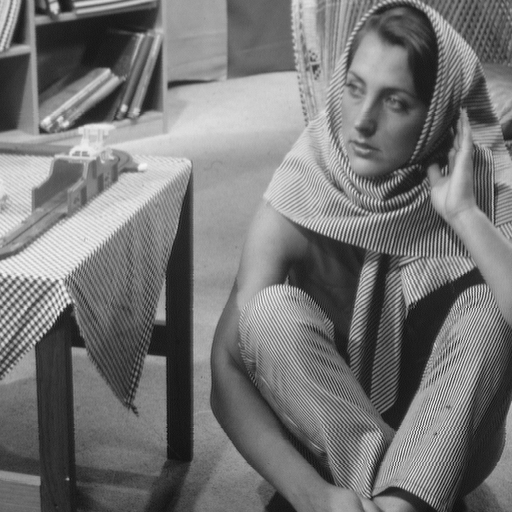
#> input picture data/barbara.png, 512 x 512 px
$ jupyter execute lez_12_KSVD.ipynb   (shell and % lines are left out)
#> lines starting #> are read from the running program, lines starting #| are printed output that depends on the picture
[cell 1]
import time

import numpy as np
from matplotlib import pyplot as plt
from scipy.io import loadmat
from skimage.io import imread

[cell 2]
rootfolder = ".."

Useful function for plot a 2D dictionary

[cell 3]
def get_dictionary_img(D):
    M, N = D.shape
    p = int(round(np.sqrt(M)))
    nnn = int(np.ceil(np.sqrt(N)))
    bound = 2
    img = np.ones((nnn * p + bound * (nnn - 1), nnn * p + bound * (nnn - 1)))
    for i in range(N):
        m = np.mod(i, nnn)
        n = int((i - m) / nnn)
        m = m * p + bound * m
        n = n * p + bound * n
        atom = D[:, i].reshape((p, p))
        if atom.min() < atom.max():
            atom = (atom - atom.min()) / (atom.max() - atom.min())
        img[m : m + p, n : n + p] = atom

    return img

Define a function that implements the OMP

[cell 4]
def OMP(s, D, L, tau):
    _, N = D.shape
    r = s.copy()  # initial residual
    omega = []  # support set
    x_OMP = np.zeros(N)  # final sparse code

    while len(omega) < L and np.linalg.norm(r) > tau:
        # SWEEP STEP: compute correlations between residual and dictionary atoms
        e = np.zeros(N)
        for j in range(N):
            e[j] = D[:, j].T @ r

        # find the column index with maximum correlation
        jStar = np.argmax(np.abs(e))

        # UPDATE support set
        if jStar not in omega:
            omega.append(jStar)

        # update coefficients using least squares
        D_omega = D[:, omega]
        x_omega, _, _, _ = np.linalg.lstsq(D_omega, s, rcond=None)

        # update residual
        r = s - D_omega @ x_omega

    # construct full sparse vector
    for i, idx in enumerate(omega):
        x_OMP[idx] = x_omega[i]

    return x_OMP

## Dictionary Learning

Load the image and rescale it in $[0,1]$

[cell 5]
path_image = (
    f"{rootfolder}/data/barbara.png"  #  barbara.png, cameraman.png, Lena512.png
)

img = imread(path_image) / 255
#> img: shape (512, 512) float64; min 0.0471, max 0.965, mean 0.46

imsz = img.shape
#> imsz = (512, 512)

# patch size
p = 8

# number of elements in the patch
M = p**2

Extract a bunch of random patches from the image and build the training set $S$

[cell 6]
npatch = 10000

S = np.zeros((M, npatch))
for i in range(npatch):
    # Random top-left corner for patch
    row = np.random.randint(0, imsz[0] - p + 1)
    col = np.random.randint(0, imsz[1] - p + 1)
    patch = img[row : row + p, col : col + p]
    S[:, i] = patch.flatten()

Remove the mean from the patches (each column of $S$ must have zero-mean)

[cell 7]
S = S - np.mean(S, axis=0, keepdims=True)

Define a function that implements the KSVD

[cell 8]
def ksvd(S, M, N, max_iter, npatch, L, print_time=False):
    # initialize the dictionary
#> called with S = array of shape (64, 10000), M = 64, N = 256, max_iter = 10, npatch = 10000, L = 4, print_time = True
    D = np.random.randn(M, N)

    # normalize each column of D (zero mean and unit norm)
    # UPDATE D
    D = D - np.mean(D, axis=0, keepdims=True)
    D = D / np.linalg.norm(D, axis=0, keepdims=True)

    # initialize the coefficient matrix
    X = np.zeros((N, npatch))

    # Main KSVD loop
    for iter in range(max_iter):
        time_start = time.time()

        # Sparse coding step
        # perform the sparse coding via OMP of all the columns of S
        for n in range(npatch):
            X[:, n] = OMP(S[:, n], D, L, 1e-6)

        # Dictionary update step
        # iterate over the columns of D
        for j in range(N):
            # find which signals uses the j-th atom in the sparse coding
            omega = np.where(X[j, :] != 0)[0]

            if len(omega) == 0:
                # if the atom is never used then ignore or substitute it with a random vector
                D[:, j] = np.random.randn(M)
                D[:, j] = D[:, j] / np.linalg.norm(D[:, j])
            else:
                # compute the residual matrix E, ignoring the j-th atom
                E = S - D @ X + np.outer(D[:, j], X[j, :])

                # restrict E to the columns indicated by omega
                Eomega = E[:, omega]

                # Compute the best rank-1 approximation
                U, Sigma, Vt = np.linalg.svd(Eomega, full_matrices=False)

                # update the dictionary
                D[:, j] = U[:, 0]

                # update the coefficient matrix
                X[j, omega] = Sigma[0] * Vt[0, :]

        time_end = time.time()
        if print_time:
            print(f"Iteration {iter} runtime: {time_end - time_start}")
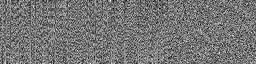
#> D: shape (64, 256) float64; min -0.435, max 0.512, mean -9.97e-18; drawn with min black and max white
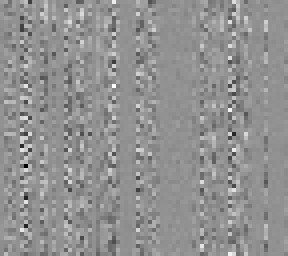
#> Eomega: shape (64, 72) float64 (shown 4 times larger); min -0.473, max 0.355, mean 6.23e-17; drawn with min black and max white

    return D
